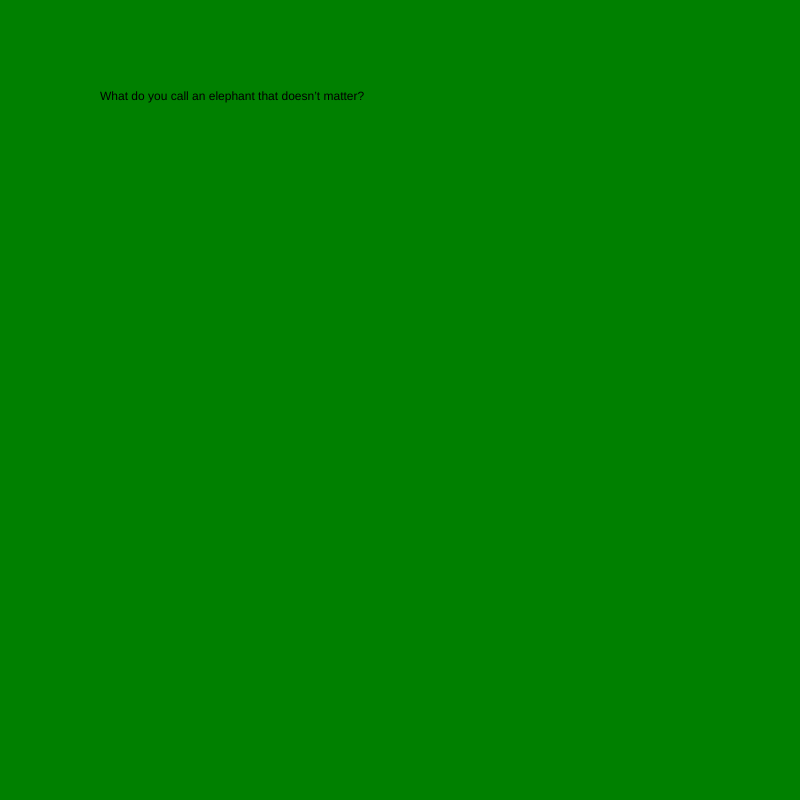
Frame 1 (no input)
Frame 60 (no input): identical to frame 1, image omitted
Frame 120 (the mouse pressed at the canvas centre since frame 60): identical to frame 1, image omitted

The p5.js sketch that drew this single still picture (run headless with seeded random() and noise() and a simulated clock; from frame 60 on, the mouse is pressed at the canvas centre):

// p5.js sketch
// ── sketch.js
let myState = 0;
var myTimer = 0 ;

function setup() {
  // put setup code here
  createCanvas(800, 800);
}

function draw() {
  // put drawing code here

  switch (myState) {

    case 0:
      background('green');
      text("What do you call an elephant that doesn’t matter?", 100, 100);
      myTimer++;
      if (myTimer >= 200) {
        myState = 1;
        myTimer = 0;
      }
      break;

    case 1:
      background('pink');
      text("An irrelephant", 100, 100);
      myTimer++;
      if (myTimer >= 200) {
        myState = 0;
        myTimer = 0;
      }
      break;
  }
}
